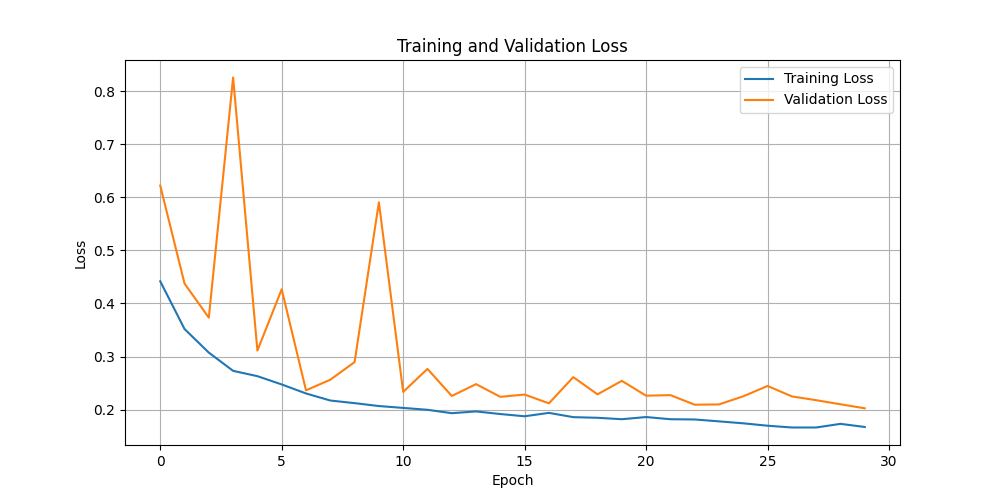
#> input picture .png, 1000 x 500 px, given in place of reconstructed_mask_007-PI588601_15-11.png, which was not available
$ python to_delete.py
#> lines starting #> are read from the running program, lines starting #| are printed output that depends on the picture
from PIL import Image, ImageOps

# Open an image file
input_image_path = 'whole_leaf_masks/reconstructed_mask_007-PI588601_15-11.png'
image = Image.open(input_image_path)
#> image is the input picture: PIL image 1000x500 RGBA; mean R, G, B, A 250.3, 249.6, 249, 255

# Invert the image colors
inverted_image = ImageOps.invert(image.convert('RGB'))
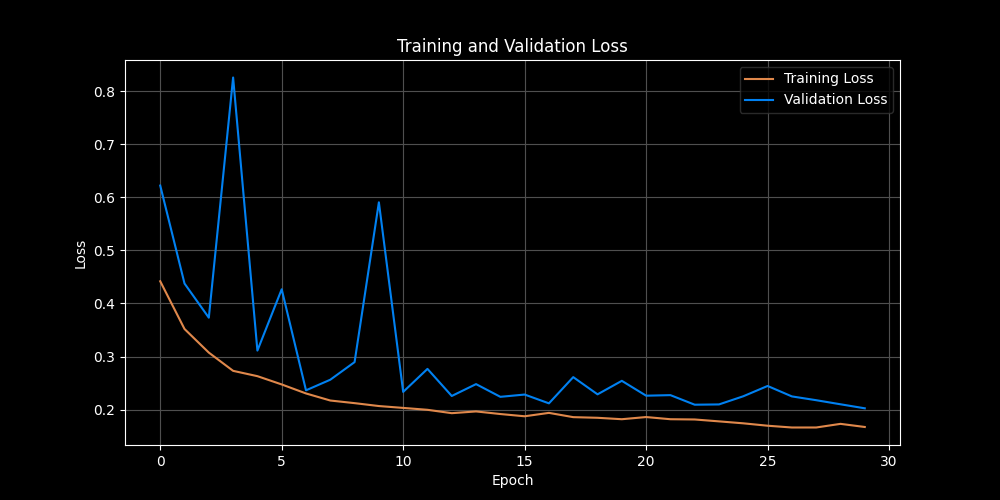
#> inverted_image: PIL image 1000x500 RGB; mean R, G, B 4.7, 5.4, 6

# Save the inverted image
output_image_path = 'path_to_save_inverted_image.jpg'
inverted_image.save(output_image_path)

# Optionally, show the image
inverted_image.show()

$ run again, on ahh.png
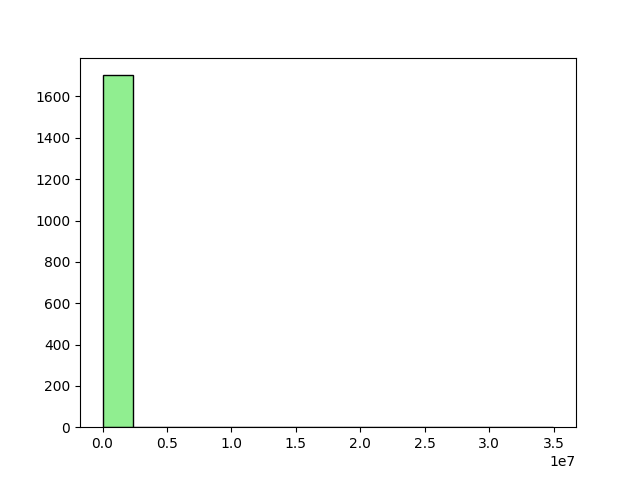
#> input picture ahh.png, 640 x 480 px, given in place of reconstructed_mask_007-PI588601_15-11.png, which was not available
#> image is the input picture: PIL image 640x480 RGBA; mean R, G, B, A 247.7, 250.8, 247.7, 255
#> `inverted_image = ImageOps.invert(image.convert('RGB'))`:
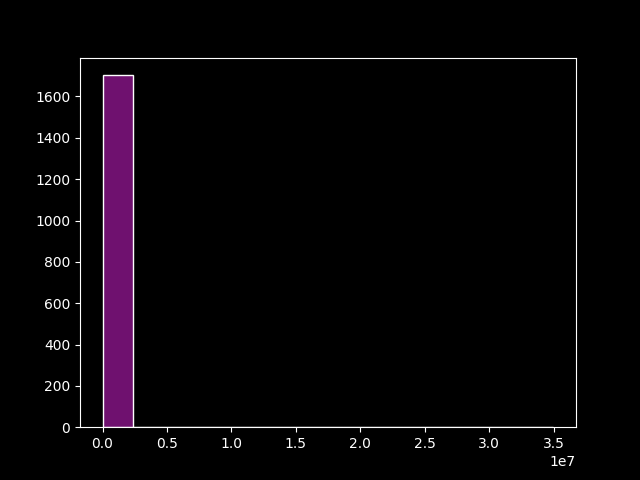
#> inverted_image: PIL image 640x480 RGB; mean R, G, B 7.3, 4.2, 7.3

$ run again, on conf_mat.png
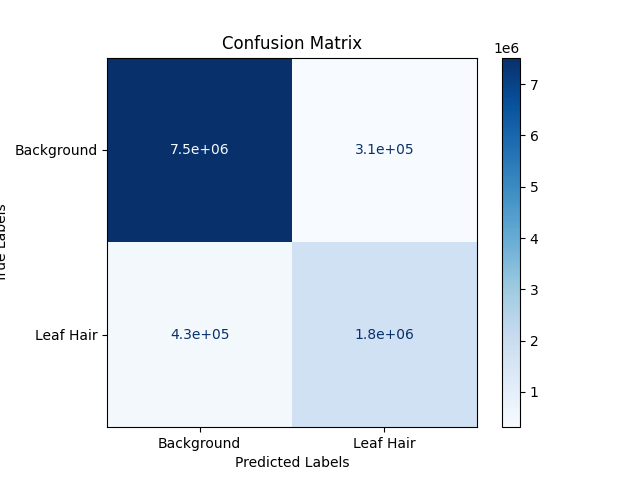
#> input picture conf_mat.png, 640 x 480 px, given in place of reconstructed_mask_007-PI588601_15-11.png, which was not available
#> image is the input picture: PIL image 640x480 RGBA; mean R, G, B, A 213.4, 221.9, 232.1, 255
#> `inverted_image = ImageOps.invert(image.convert('RGB'))`:
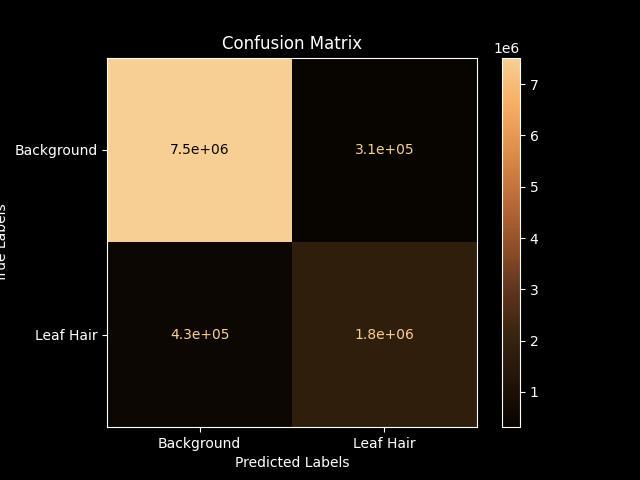
#> inverted_image: PIL image 640x480 RGB; mean R, G, B 41.6, 33.1, 22.9
